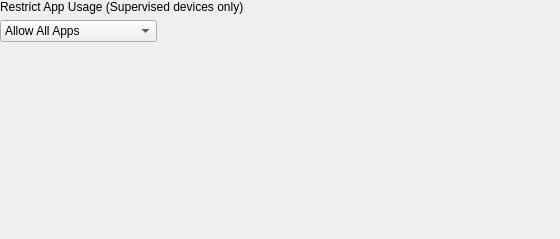
<?xml version="1.0" encoding="UTF-8"?>
<ui version="4.0">
 <class>RestrictAppUsageWidget</class>
 <widget class="QWidget" name="RestrictAppUsageWidget">
  <property name="geometry">
   <rect>
    <x>0</x>
    <y>0</y>
    <width>560</width>
    <height>239</height>
   </rect>
  </property>
  <property name="windowTitle">
   <string>Form</string>
  </property>
  <layout class="QVBoxLayout" name="verticalLayout">
   <property name="leftMargin">
    <number>0</number>
   </property>
   <property name="topMargin">
    <number>0</number>
   </property>
   <property name="rightMargin">
    <number>0</number>
   </property>
   <property name="bottomMargin">
    <number>0</number>
   </property>
   <item>
    <widget class="QLabel" name="labelRestrictAppUsage">
     <property name="text">
      <string>Restrict App Usage (Supervised devices only)</string>
     </property>
    </widget>
   </item>
   <item>
    <widget class="QComboBox" name="comboBoxRestrictAppUsage">
     <property name="sizePolicy">
      <sizepolicy hsizetype="Fixed" vsizetype="Fixed">
       <horstretch>0</horstretch>
       <verstretch>0</verstretch>
      </sizepolicy>
     </property>
     <item>
      <property name="text">
       <string>Allow All Apps</string>
      </property>
     </item>
     <item>
      <property name="text">
       <string>Allow Some Apps Only</string>
      </property>
     </item>
     <item>
      <property name="text">
       <string>Don't Allow Some Apps</string>
      </property>
     </item>
    </widget>
   </item>
   <item>
    <widget class="ItemListWidget" name="widgetRestrictAppUsage" native="true"/>
   </item>
   <item>
    <spacer name="verticalSpacer">
     <property name="orientation">
      <enum>Qt::Vertical</enum>
     </property>
     <property name="sizeHint" stdset="0">
      <size>
       <width>20</width>
       <height>40</height>
      </size>
     </property>
    </spacer>
   </item>
  </layout>
 </widget>
 <customwidgets>
  <customwidget>
   <class>ItemListWidget</class>
   <extends>QWidget</extends>
   <header>FWAdminLib/Configurator/ItemListWidget.h</header>
   <container>1</container>
  </customwidget>
 </customwidgets>
 <resources/>
 <connections/>
</ui>
